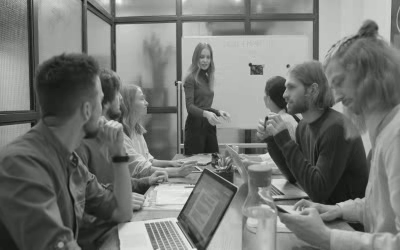
#> input picture frame 52 of Videos/EscritorioVermelho.mp4, 400 x 250 px, given in place of Escritorio.mp4, which was not available
$ python 'Transformando a Video em Cinza com Redução do Tamanho - Versão 1.1.0.py'
#> lines starting #> are read from the running program, lines starting #| are printed output that depends on the picture; pictures that were not available may be replaced by others from this repository, and a replacement may not be noted
#
########################################################################
# Importação das Bibliotecas Necessárias
########################################################################
#
import cv2 as cv
import numpy as np

#
########################################################################
# Definições Gerais
########################################################################
#
BaseDir = "LocalCV/"
NomeJanela = "Vídeo Transformado em Tons de Cinza"
NomeVideo  = "Escritorio.mp4"
CaminhoBase = "/home/asoares/" + BaseDir
CaminhoVideo = CaminhoBase + "Videos/"

#
########################################################################
# Lendo o Video
########################################################################
#
Video = cv.VideoCapture (CaminhoVideo+NomeVideo)
if (Video.isOpened()== False):
    print ("########################################################################")
    print ("# Mensagem de Erro ")
    print ("########################################################################")
    print ("# Video Não Encontrado ")
    print ("########################################################################")
    exit ()

#
########################################################################
# Recuperando o Tamanho do Frame
########################################################################
#
LarguraFrame = Video.get(cv.CAP_PROP_FRAME_WIDTH)
AlturaFrame  = Video.get(cv.CAP_PROP_FRAME_HEIGHT)

#
########################################################################
# Apresentando a Imagem
########################################################################
#
EscalaPercentual = 0.3
while(Video.isOpened()):
  Status, VideoFrame = Video.read()
#> VideoFrame is the input picture: shape (250, 400, 3); mean B, G, R 115.6, 118.6, 116.6
  if Status == True:

    ImagemCinza = cv.cvtColor(VideoFrame, cv.COLOR_BGR2GRAY)
    ImagemCinza = cv.resize(ImagemCinza, (0, 0),fx=EscalaPercentual, fy=EscalaPercentual)
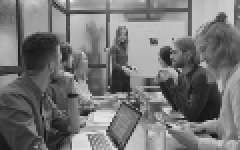
#> ImagemCinza: shape (75, 120) (shown 2 times larger); min 20, max 241, mean 117.5
    VideoFrame  = cv.resize(VideoFrame, (0, 0),fx=EscalaPercentual, fy=EscalaPercentual)
#> VideoFrame: shape (75, 120, 3)
    ImagemCinza = cv.cvtColor(ImagemCinza,cv.COLOR_GRAY2RGB)
#> ImagemCinza: shape (75, 120, 3)

    imgTodasImagens = np.hstack(( VideoFrame, ImagemCinza ))
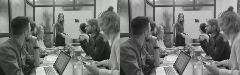
#> imgTodasImagens: shape (75, 240, 3); mean B, G, R 116.5, 118, 117
    cv.imshow ( "Transformacao do Video", imgTodasImagens)
    if cv.waitKey(25) & 0xFF == ord('q'):
#> (key q is pressed here)
      break

  else:
    break

#
########################################################################
# Fechamento dos Arquivos
########################################################################
#
cv.waitKey(0)
Video.release()
cv.destroyAllWindows()

########################################################################
# FIM DO PROGRAMA
########################################################################

$ run again, starting later in the video
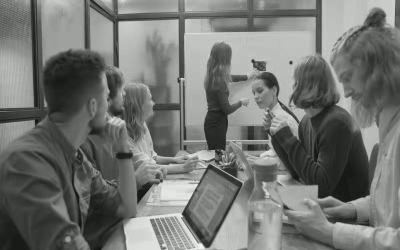
#> input picture frame 234 of Videos/EscritorioVermelho.mp4, 400 x 250 px, given in place of Escritorio.mp4, which was not available
#> VideoFrame is the input picture: shape (250, 400, 3); mean B, G, R 114.6, 117.6, 115.6
#> `ImagemCinza = cv.resize(ImagemCinza, (0, 0),fx=EscalaPercentual, fy=Es..`:
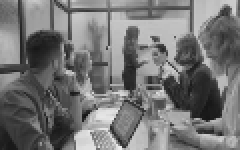
#> ImagemCinza: shape (75, 120) (shown 2 times larger); min 21, max 234, mean 116.6
#> VideoFrame: shape (75, 120, 3)
#> `imgTodasImagens = np.hstack(( VideoFrame, ImagemCinza ))`:
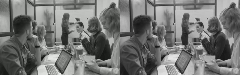
#> imgTodasImagens: shape (75, 240, 3); mean B, G, R 115.6, 117.1, 116.1

$ run again, starting later in the video
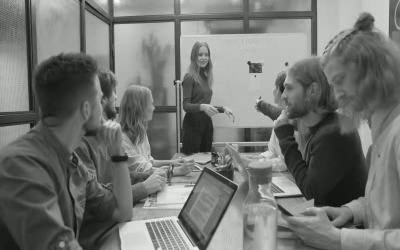
#> input picture frame 416 of Videos/EscritorioVermelho.mp4, 400 x 250 px, given in place of Escritorio.mp4, which was not available
#> VideoFrame is the input picture: shape (250, 400, 3); mean B, G, R 113.9, 116.9, 114.9
#> `ImagemCinza = cv.resize(ImagemCinza, (0, 0),fx=EscalaPercentual, fy=Es..`:
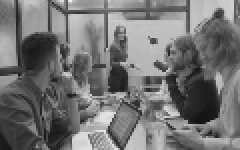
#> ImagemCinza: shape (75, 120) (shown 2 times larger); min 18, max 241, mean 115.9
#> VideoFrame: shape (75, 120, 3)
#> `imgTodasImagens = np.hstack(( VideoFrame, ImagemCinza ))`:
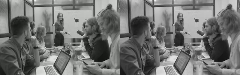
#> imgTodasImagens: shape (75, 240, 3); mean B, G, R 114.9, 116.4, 115.4
